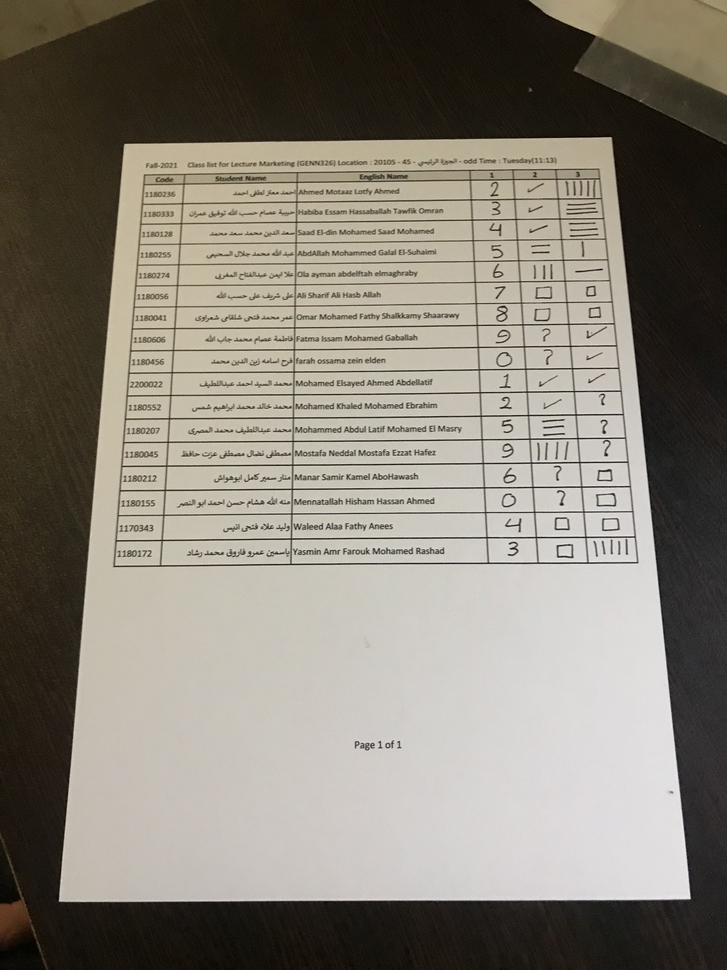
#> input picture All_Inputs/6b.jpg, 727 x 970 px, shrunk from 3024 x 4032 before the run, found by its file name
$ jupyter execute init.ipynb
#> lines starting #> are read from the running program, lines starting #| are printed output that depends on the picture; after the words box and inside, x2 and y2 are one past the last pixel; in counts of white or black regions, pixels touching at a corner belong together
### utils/commonfunctions.py


import skimage.io as io
import matplotlib.pyplot as plt
import numpy as np
from skimage.exposure import histogram
from matplotlib.pyplot import bar
from skimage.color import rgb2gray, rgb2hsv

# Convolution:
from scipy.signal import convolve2d
from scipy import fftpack
import math

from skimage.util import random_noise
from skimage.filters import median
from skimage.feature import canny

import cv2 as cv
# Edges
from skimage.filters import sobel_h, sobel, sobel_v, roberts, prewitt

# Show the figures / plots inside the notebook


def show_images(images, titles=None):
    # This function is used to show image(s) with titles by sending an array of images and an array of associated titles.
    # images[0] will be drawn with the title titles[0] if exists
    # You aren't required to understand this function, use it as-is.
    n_ims = len(images)
    if titles is None:
        titles = ['(%d)' % i for i in range(1, n_ims + 1)]
    fig = plt.figure()
    n = 1
    for image, title in zip(images, titles):
        a = fig.add_subplot(1, n_ims, n)
        if image.ndim == 2:
            plt.gray()
        plt.imshow(image)
        a.set_title(title)
        n += 1
    fig.set_size_inches(np.array(fig.get_size_inches()) * n_ims)
    plt.show()


# [13 lines left out: functions showHist, gaussianFilter, not called in this run]

def cannyEdge(img,sigma=1,thres1=100,thres2=200):
    #     edges = abs(canny(img,sigma = sigma))
    #     img = (img*255).astype(np.uint8)
    edges = cv.Canny(img,thres1,thres2,L2gradient = True)
    return edges

# [4 lines left out: function adaptiveThresholding, not called in this run]


def closing(img, kernel):
    closing = cv.morphologyEx(img, cv.MORPH_CLOSE, kernel)
    return closing


def opening(img, kernel):
    closing = cv.morphologyEx(img, cv.MORPH_OPEN, kernel)
    return closing

def dilate(img, kernel):
    closing = cv.dilate(img, kernel, iterations=1)
    return closing

def erode(img, kernel):
    closing = cv.erode(img, kernel, iterations=1)
    return closing

### init.ipynb
[cell 1]
# import from skimage
from skimage.color import rgb2gray
from skimage.filters import sobel, sobel_h, sobel_v, prewitt, roberts, gaussian
from skimage.feature import canny
import skimage.io as io
import cv2 as cv

from scipy.spatial import distance as dist

# import from matplotlib
import matplotlib.pyplot as plt

# import from numpy
import numpy as np

# import utils
from utils.commonfunctions import *

[cell 2]
# img = io.imread("datasets/dataset_module1/01.jpg")

# read image 1.jpg
img = cv.imread('datasets/dataset/6b.JPG',0)
#> img: shape (970, 727); min 0, max 240, mean 128.3
# colored_img = cv.imread('datasets/dataset_module1/01.jpg')
# img = cv.imread('datasets/dataset_module1/11.jpg',0)

# convert to greyscale
grey_scale = img

print(img.shape)
#| (970, 727)

[cell 3]
# use canny to detect edges
cannyEdges = cannyEdge(grey_scale)
#> in cannyEdge, `edges = cv.Canny(img,thres1,thres2,L2gradient = True)`:
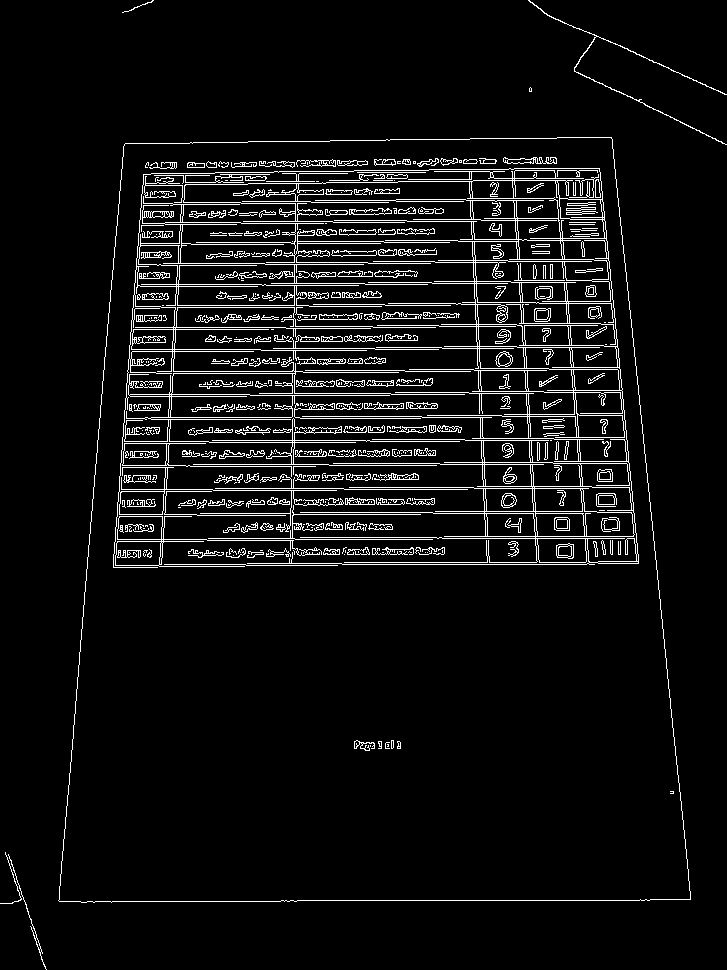
#> edges: shape (970, 727); 6.1% white in thin lines or dots

# TODO: reomve print
show_images([grey_scale,cannyEdges,canny(grey_scale,sigma = 1)])
#> in show_images, `n_ims = len(images)`: n_ims = 3
#> the loop in show_images, `for image, title in zip(images, titles):` made 3 passes
#> title on passes 1 to 3: '(1)', '(2)', '(3)'
#> after the loop in show_images, `for image, title in zip(images, titles):`: n = 4
#> in show_images, `plt.show()`:
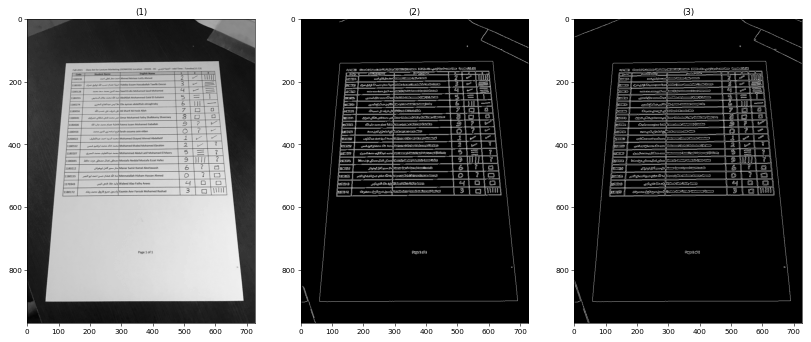
#> figure drawn by matplotlib, 3 panels

[cell 4]
# Apply closing
# closing_kernel = np.ones((3,3))
# closing_img = closing(cannyEdges,closing_kernel)

dilate_kernel = np.ones((5,5))
erosion_kernel = np.ones((3,3))

dilated_img = dilate(cannyEdges,dilate_kernel)
#> in dilate, `closing = cv.dilate(img, kernel, iterations=1)`: closing: shape (970, 727); 22.6% white; 8 white regions, largest, box (x1, y1, x2, y2) and area: (111, 155, 641, 570) 140696, (56, 135, 693, 905) 13854, (526, 0, 727, 147) 2819

closed_img = erode(dilated_img,erosion_kernel)
#> in erode, `closing = cv.erode(img, kernel, iterations=1)`:
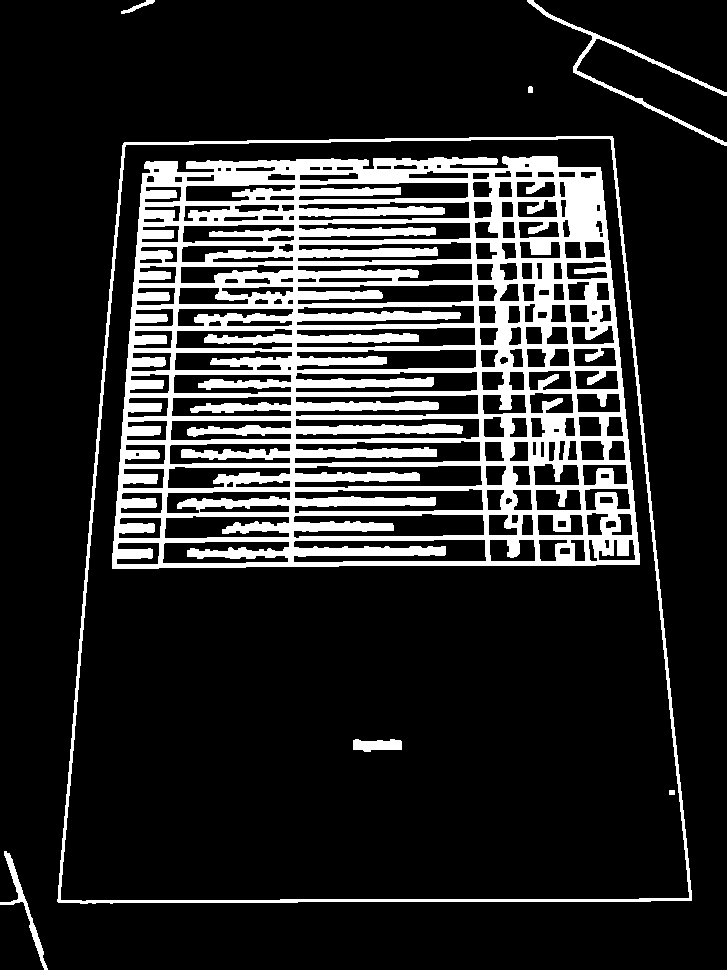
#> closing: shape (970, 727); 16.8% white; 8 white regions

show_images([dilated_img,closed_img])
#> the loop in show_images (call 2), `for image, title in zip(images, titles):` made 2 passes
#> (title, n) on passes 1 to 2: ('(1)', 2), ('(2)', 3)

[cell 5]
contours, hierarchy = cv.findContours(closed_img, cv.RETR_TREE, cv.CHAIN_APPROX_SIMPLE)
#> contours = 218 contours, 9 with area under 20; largest, box (x1, y1, x2, y2) and area: (57, 136, 692, 904) 428936, (60, 138, 690, 902) 423307, (112, 156, 640, 569) 199286, (293, 513, 485, 539) 3261, (293, 539, 487, 563) 2959

# get the biggest contour
c = max(contours, key = cv.contourArea)
#> c = contour of 324 points, box (x1, y1, x2, y2) (57, 136, 692, 904), area 428936

# contour of table
contours_list = list(contours)
#> contours_list has the same summary as contours
image_area = img.shape[0] * img.shape[1]
#> image_area = 705190

min_valid_contour_area = cv.contourArea(c)
#> min_valid_contour_area = 428935.5
final_contour = c
#> final_contour has the same summary as c
for contour in contours:
    contour_area = cv.contourArea(contour)
    if contour_area > 0.25 * image_area and contour_area < min_valid_contour_area:
        min_valid_contour_area = contour_area
        final_contour = contour
        print(contour_area)
#> this loop made 218 passes
#> (contour_area, min_valid_contour_area) on passes 3, 6: (423307, 423307), (199286.5, 199286.5)
#> contour_area on passes 1, 2, 5, 7, 8, 9: 572, 428935.5, 431.5, 73.5, 606.5, 1976
#| 423307.0
#| 199286.5
#> after the loop, final_contour = contour of 301 points, box (x1, y1, x2, y2) (112, 156, 640, 569), area 199286; min_valid_contour_area = 199286.5
c = final_contour
#> c has the same summary as final_contour

# draw contour
black_img = np.zeros(img.shape)
biggest_contour = cv.drawContours(black_img,[c],0,(255,255,255),2)
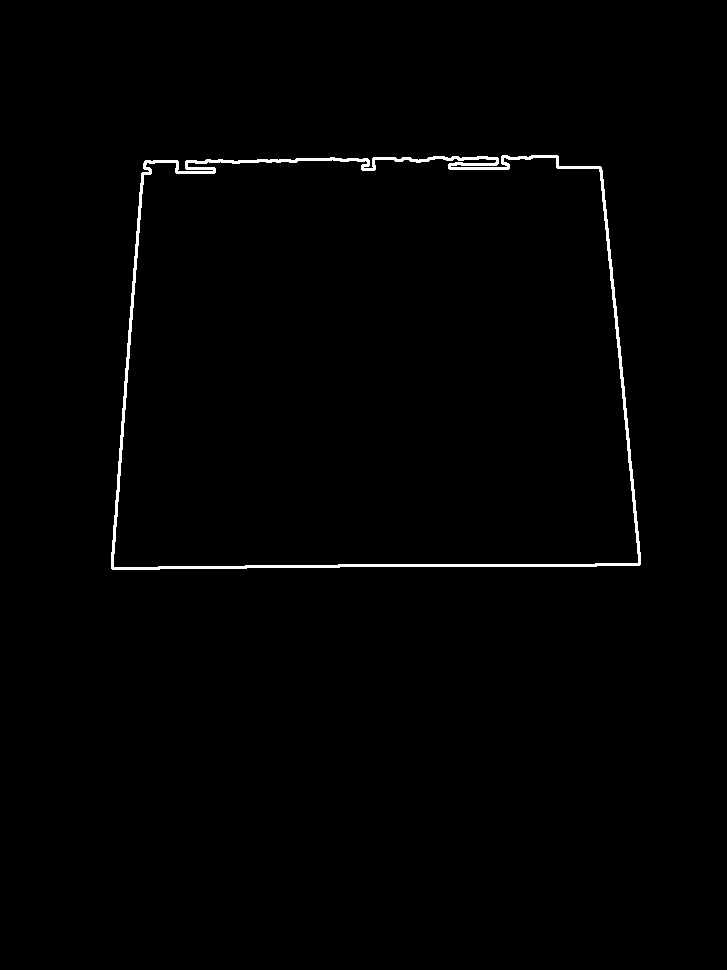
#> biggest_contour: shape (970, 727) float64; 0.91% white; 1 white region, box (x1, y1, x2, y2) and area: (111, 155, 641, 570) 6384

# display the image with bounding rectangle drawn on it
show_images(images = [img, closed_img, biggest_contour])

#########################
# Apply hough lines
dilate_kernel = np.ones((25,25))
dilated_biggest_contour = dilate(biggest_contour,dilate_kernel)
#> in dilate (call 2), `closing = cv.dilate(img, kernel, iterations=1)`: closing: shape (970, 727) float64; 7.5% white; 1 white region, box (x1, y1, x2, y2) and area: (99, 143, 653, 582) 53011

show_images(images = [dilated_biggest_contour])

lines = cv.HoughLinesP(dilated_biggest_contour.astype(np.uint8),0.5,np.pi/180,100,minLineLength=0.25*min(img.shape[0],img.shape[1]),maxLineGap=10)
#> lines = 119 rows, first 6: [99, 568, 652, 568], [99, 563, 652, 563], [99, 569, 652, 569], [99, 555, 652, 555], [99, 570, 652, 570], [146, 554, 652, 554]

hough_lines_out = np.zeros(dilated_biggest_contour.shape)
for line in lines:
    x1,y1,x2,y2 = line[0]
    cv.line(hough_lines_out,(x1,y1),(x2,y2),(255,255,255),2)
#> this loop made 119 passes
#> (x1, y1, x2, y2) on passes 1 to 12: (99, 568, 652, 568), (99, 563, 652, 563), (99, 569, 652, 569), (99, 555, 652, 555), (99, 570, 652, 570), (146, 554, 652, 554), (99, 559, 652, 559), (99, 572, 652, 572), (99, 574, 652, 574), (99, 571, 652, 571), (99, 578, 608, 578), (99, 577, 651, 577)
#> hough_lines_out: shape (970, 727) float64; 6.8% white; 1 white region, box (x1, y1, x2, y2) and area: (98, 144, 654, 581) 47766

dilate_kernel = np.ones((15,15))
hough_lines_out = dilate(hough_lines_out,dilate_kernel)
#> in dilate (call 3), `closing = cv.dilate(img, kernel, iterations=1)`:
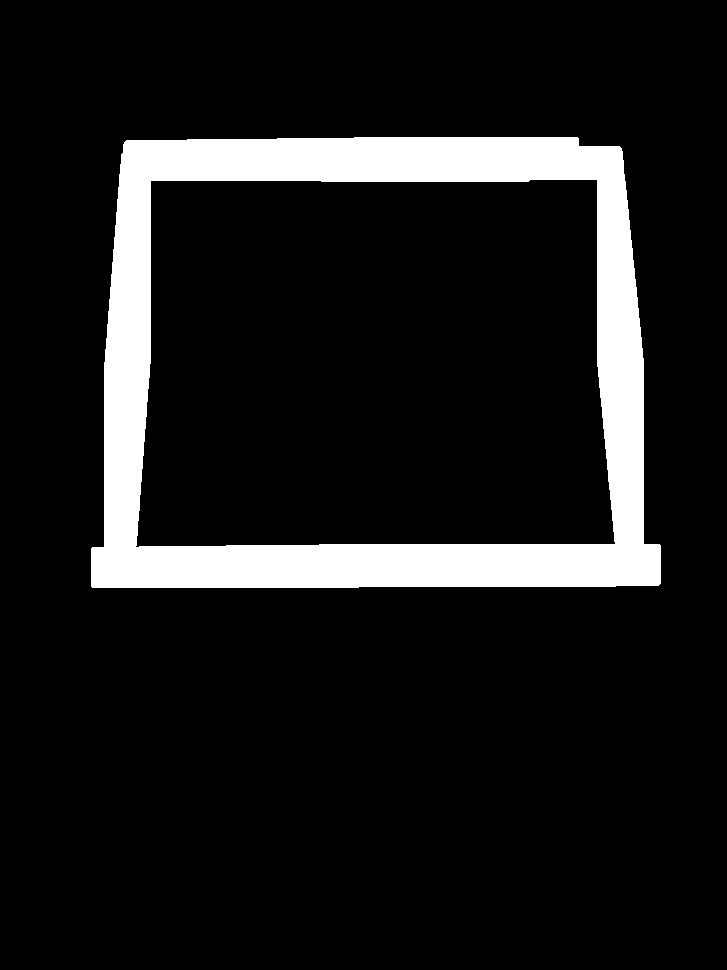
#> closing: shape (970, 727) float64; 10.5% white; 1 white region
# display the image with bounding rectangle drawn on it
show_images(images = [img, biggest_contour,hough_lines_out])

#########################
# find agin biggest contour
contours, hierarchy = cv.findContours(hough_lines_out.astype(np.uint8), cv.RETR_TREE, cv.CHAIN_APPROX_SIMPLE)
#> contours = 2 contours; box (x1, y1, x2, y2) and area: (91, 137, 661, 588) 237898, (135, 179, 616, 548) 165796
c = max(contours, key = cv.contourArea)
#> c = contour of 112 points, box (x1, y1, x2, y2) (91, 137, 661, 588), area 237898

[cell 6]
# limit contour to quadrilateral
peri = cv.arcLength(c, True)
#> peri = 2002.9
corners = cv.approxPolyDP(c, 0.04 * peri, True)
#> corners = [[124, 142], [92, 587], [660, 583], [619, 146]]

print(corners)
#| [[[124 142]]
#|  [[ 92 587]]
#|  [[660 583]]
#|  [[619 146]]]

# draw quadrilateral on input image from detected corners
result = img.copy()
cv.polylines(result, [corners], True, (0,0,255), 2, cv.LINE_AA)
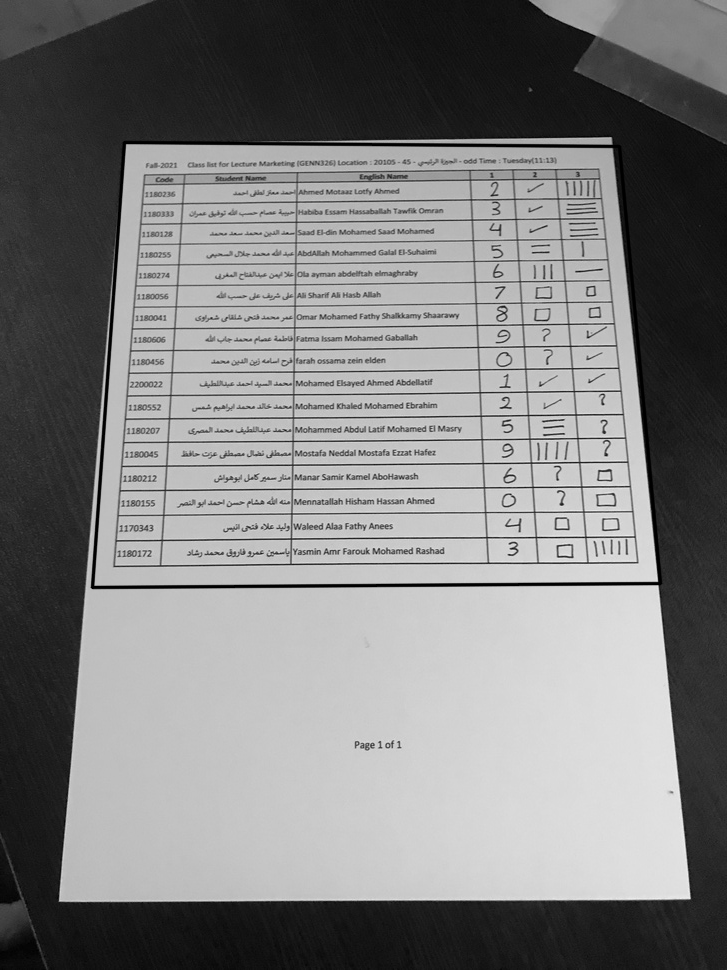
#> result: shape (970, 727); min 0, max 240, mean 126.9

show_images([img,result])

[cell 7]
# print(corners)

x_list = [corners[0][0][0],corners[1][0][0],corners[2][0][0],corners[3][0][0]]
#> x_list = [124, 92, 660, 619]
y_list = [corners[0][0][1],corners[1][0][1],corners[2][0][1],corners[3][0][1]]
#> y_list = [142, 587, 583, 146]
x_list = np.sort(x_list)
#> x_list = [92, 124, 619, 660]
y_list = np.sort(y_list)
#> y_list = [142, 146, 583, 587]

# print(corners)

temp_corners = np.squeeze(corners)
#> temp_corners = [[124, 142], [92, 587], [660, 583], [619, 146]]

print("temp_corners",temp_corners)
#| temp_corners [[124 142]
#|  [ 92 587]
#|  [660 583]
#|  [619 146]]

temp_corners = sorted(temp_corners, key=lambda x: x[0])
#> temp_corners = [[92, 587], [124, 142], [619, 146], [660, 583]]

top_left = []
top_right = []
bottom_left = []
bottom_right = []
if temp_corners[0][1] < temp_corners[1][1]:
    top_left = temp_corners[0]
    top_right = temp_corners[1]
else:
    top_left = temp_corners[1]
#> top_left = [124, 142]
    top_right = temp_corners[0]
#> top_right = [92, 587]

if temp_corners[2][1] < temp_corners[3][1]:
    bottom_left = temp_corners[2]
#> bottom_left = [619, 146]
    bottom_right = temp_corners[3]
#> bottom_right = [660, 583]
else:
    bottom_left = temp_corners[3]
    bottom_right = temp_corners[2]
# [35 lines of commented-out code are left out]

print(top_left,top_right,bottom_left,bottom_right)
#| [124 142] [ 92 587] [619 146] [660 583]

[cell 8]
height = np.max([top_left[1],top_right[1],bottom_left[1],bottom_right[1]]) - np.min([top_left[1],top_right[1],bottom_left[1],bottom_right[1]])
#> height = 445
width = np.max([top_left[0],top_right[0],bottom_left[0],bottom_right[0]]) - np.min([top_left[0],top_right[0],bottom_left[0],bottom_right[0]])
#> width = 568
# width = 2000
# height = 2000
print(width,height)
#| 568 445
oldPoints = np.float32([top_left,bottom_left,top_right,bottom_right])
#> oldPoints = [[124, 142], [619, 146], [92, 587], [660, 583]]
newPoints = np.float32([[0,0],[width,0],[0,height],[width,height]])
#> newPoints = [[0, 0], [568, 0], [0, 445], [568, 445]]
transformationMatrix = cv.getPerspectiveTransform(oldPoints,newPoints)
#> transformationMatrix = [[1.18, 0.0847, -158.1], [-0.00969, 1.2, -169.1], [-3.83e-05, 0.000347, 1]]
transormedImg = cv.warpPerspective(img,transformationMatrix,(width,height))
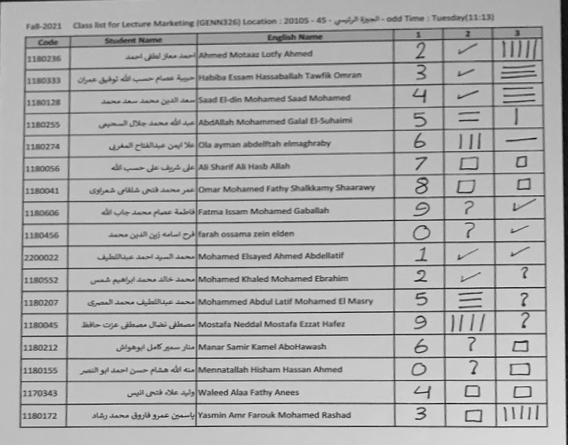
#> transormedImg: shape (445, 568); min 5, max 233, mean 173.1

show_images(images = [transormedImg])
# show_images(images = [img])
